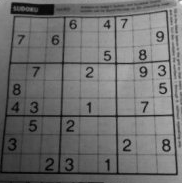
#> input picture threshold2.png, 182 x 183 px
$ python fast_corner.py
#> lines starting #> are read from the running program, lines starting #| are printed output that depends on the picture
#encoding:utf-8
import cv2
import numpy as np
from matplotlib import pyplot as plt

# fast算法 认为在某个像素(值为lp)大小为16的圆山有连续n个像素点，他们的值 >= lp + t或者 <= lp - t, 那么它是一个角点，一般n取9效果比较好
# 为进一步优化算法速度 一般检测1 9 5 13四个位置，如果p为角点那么一般会有至少3个点满足1
# 为解决 n < 12时无法用快速算法、检测的角点有可能不是最优的，因为他的效率取决于问题的排序和角点的分布、快速检测的结果被丢弃，我们通常使用机器学习实现一个角点分类器
    # 角点分类器
    # 搜集测试图片
    # 运行fast角点检测来获取测试图片上的所有角点特征
    # 对于每个角点 将邻域圆上16个点存储下来保存在一个vector中，对于邻域圆上点进行分类，darker similar brighter（pb, ps, pd）,并将其存储在P中
    # 定义kp 如果p为角点 kp为true
    # 使用ID3算法（决策树分类器）来查询每一个子集
    # 递归计算所有的子集直到Kp的熵为0
    # 被创建的决策树就用于于其他图片的FAST检测

img = cv2.imread('threshold2.png',0)
#> img is the input picture: shape (183, 182); min 1, max 241, mean 110.5

# Initiate FAST object with default values
fast = cv2.FastFeatureDetector_create()
# find and draw the keypoints
kp = fast.detect(img,None)
#> kp = 641 keypoints; strongest (x, y, size): (147, 102, 7), (159, 74, 7), (165, 72, 7), (163, 140, 7)
img2 = cv2.drawKeypoints(img,kp,None,(255,0,0),4)
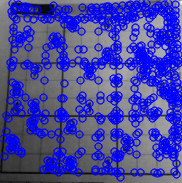
#> img2: shape (183, 182, 3); mean of channels 0, 1, 2 162.9, 70.5, 70.5; drawn as B, G, R
plt.imshow(img2)
plt.show()
